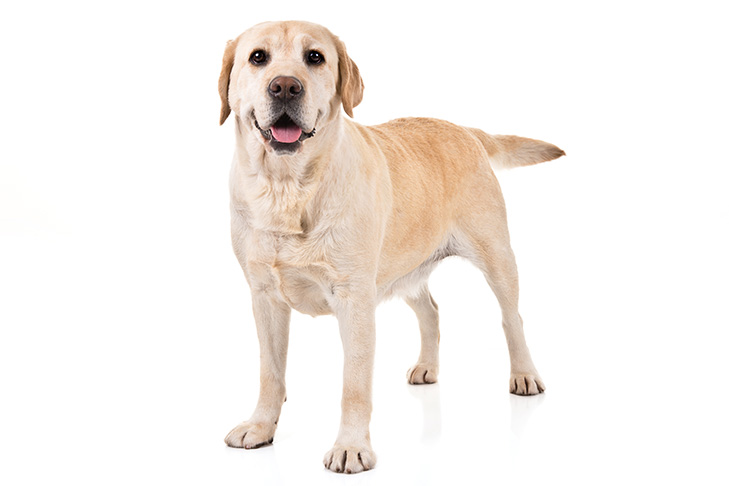
#> input picture Image_To_Pencil_Sketch_With_Python/dog.jpg, 729 x 486 px
$ python PENCIL_SKETCH.py
#> lines starting #> are read from the running program, lines starting #| are printed output that depends on the picture
import cv2

image = cv2.imread("dog.jpg")
#> image is the input picture: shape (486, 729, 3); mean B, G, R 236.5, 240.9, 246.4
#resized_image = image.resize((600,600))

#cv2.imshow("Amlan", image)
cv2.waitKey(0)

gray_image = cv2.cvtColor(image, cv2.COLOR_BGR2GRAY)
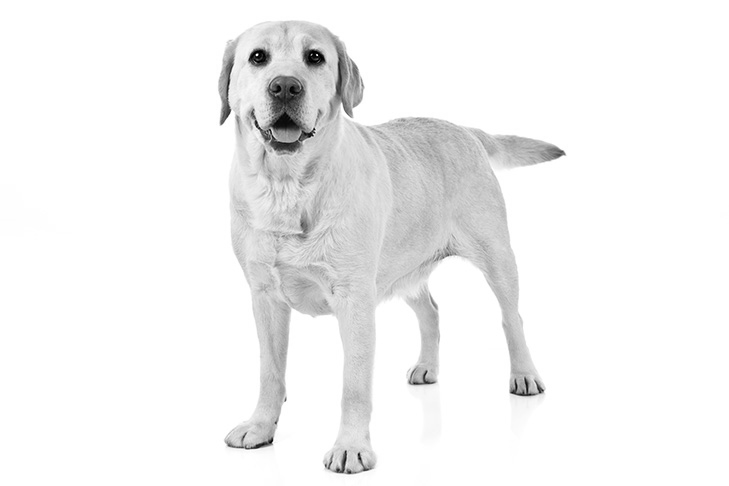
#> gray_image: shape (486, 729); min 0, max 255, mean 242.1
#cv2.imshow("New", gray_image)
cv2.waitKey(0)

inverted_image = 255 - gray_image
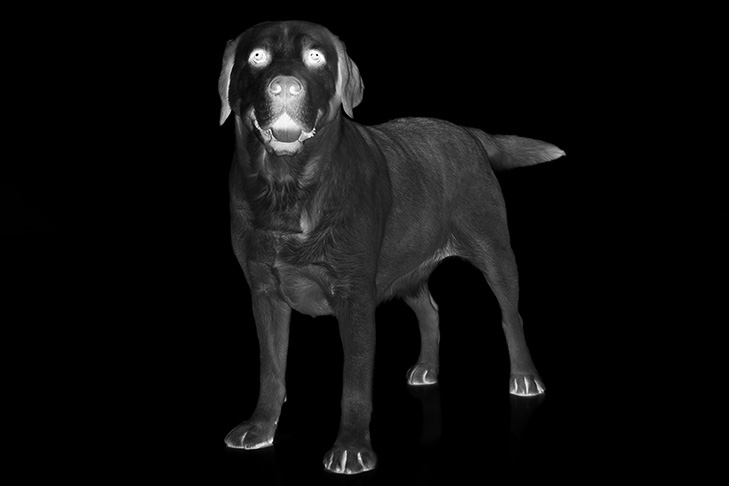
#> inverted_image: shape (486, 729); min 0, max 255, mean 12.9
#cv2.imshow("Inverted", inverted_image)
cv2.waitKey()

blurred = cv2.GaussianBlur(inverted_image, (21, 21), 0)

inverted_blurred = 255 - blurred
pencil_sketch = cv2.divide(gray_image, inverted_blurred, scale=256.0)
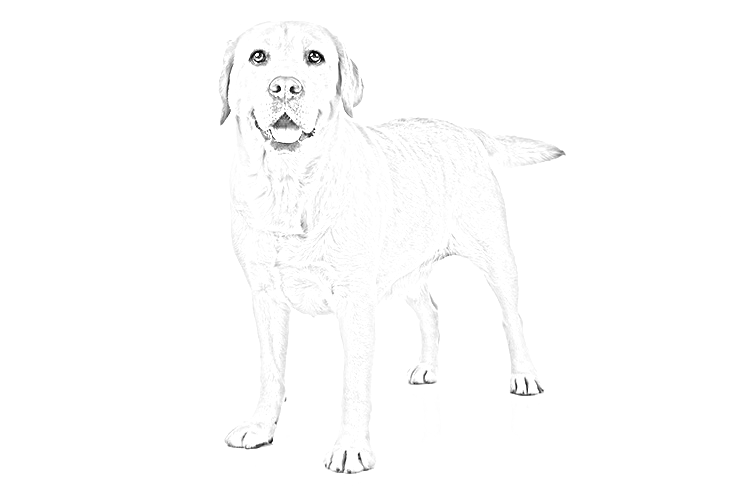
#> pencil_sketch: shape (486, 729); min 0, max 255, mean 253


cv2.imshow("Sketch", pencil_sketch)
cv2.waitKey(0)
